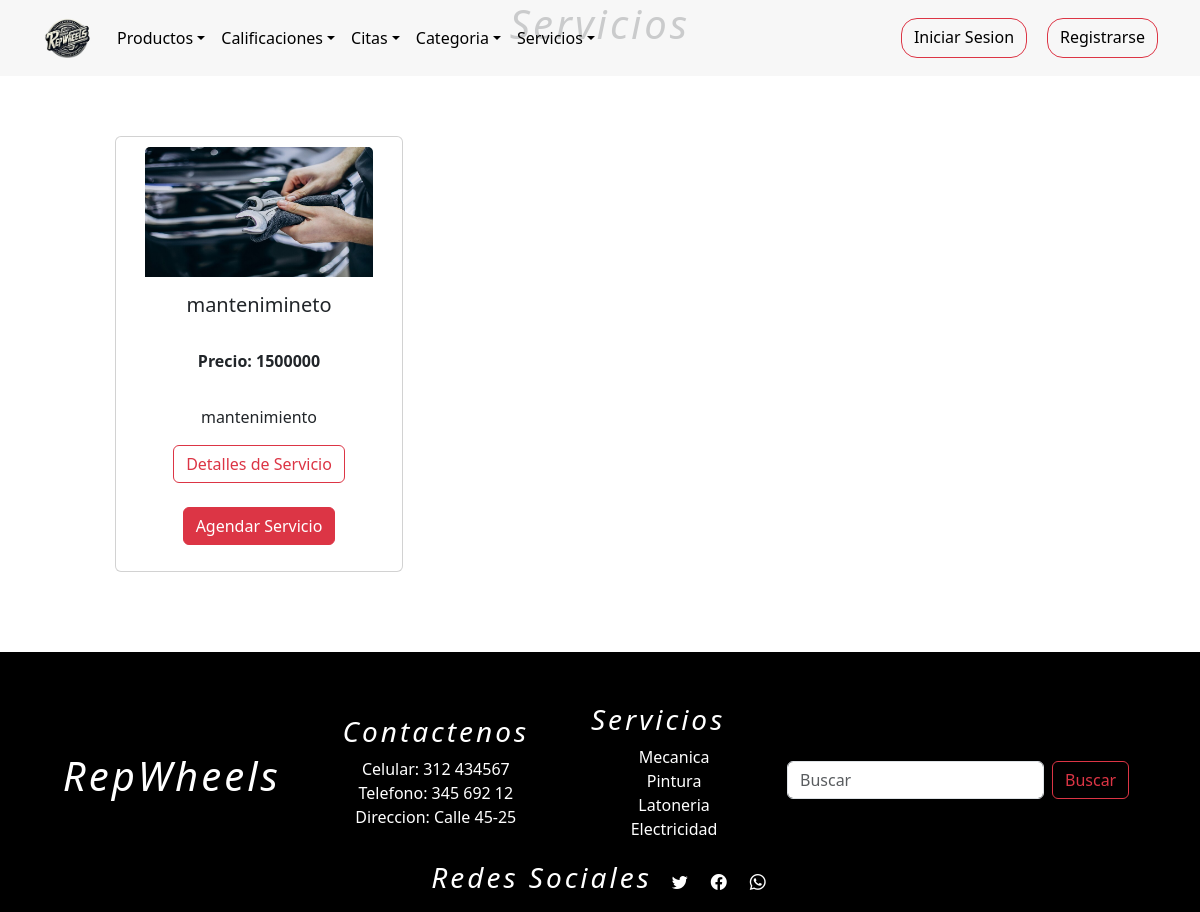
Screenshot of /servicios with the database file from the repository.
### tienda/models.py (models this page shows, shortened)
class Servicios(models.Model):
    nombre=models.CharField(max_length=254)
    descripcion_servicio = models.TextField()
    foto = models.ImageField(upload_to="fotos_servicios/", default="fotos_servicios/servicio.jpg")
    precio = models.IntegerField(null=False,blank=False,default=100000)

### tienda/views.py (the view)
# urls.py: path('servicios',views.servicio,name='servicios'),
def servicio(request):
    q = Servicios.objects.all()
    p = Promociones.objects.all()
    context = {"data":q , 'promociones' : p}
    return render(request, "tienda/servicios/servicio.html",context)

### tienda/templates/tienda/servicios/servicio.html (shortened to what this page needs)
{% extends 'tienda/base.html' %}
{% load static %}
{% block contenedor %}
      <main>
        <section style="background-color: black;">
            <div id="carouselServicios" class="carousel slide" style="max-width: 100%; height: 10">
              <button class="carousel-control-prev" type="button" data-bs-target="#carouselServicios" data-bs-slide="prev">
                <span class="carousel-control-prev-icon" aria-hidden="true"></span>
              </button>
              <button class="carousel-control-next" type="button" data-bs-target="#carouselServicios" data-bs-slide="next">
                <span class="carousel-control-next-icon" ariahidden="true"></span>
              </button>
            </div>
          </section>
          <section class="servicios">
            <h1>Servicios</h1>
            <div>
              <div class="product">
                  {% if data %}
                      {% for p in data %}
                              <div class="card align-items-center text-center p-10 "  style="width: 18rem; padding: 10px;">
                                <img src="{{ p.foto.url }}" class="card-img-top" alt="{{ p.nombre }}" style="width:86%; height: 130px;" >
                                <div class="card-body">
                                  <h5 class="card-title">{{ p.nombre }}</h5>
                                  <p class="card-text"><br> <strong>Precio: {{ p.precio }}</strong></p>
                                </div>
                                <div>
                                  <div class="card-body">
                                    <p class="card-text">{{ p.descripcion_servicio }} </p>
                                    <a onclick="info({{ p.id }})" class="btn btn-outline-danger" data-bs-toggle="modal" data-bs-target="#details">Detalles de Servicio</a> <br><br>
                                    <a href="{% url 'citas' %}" class="btn btn-danger">Agendar Servicio</a>
                                  </div>
                                </div>
                              </div>
                      {% endfor %}
                  {% else %}
                      <h1>No hay servicios agregados</h1>
                  {% endif %}
              </div>
          </div>
          </section>
      </main>
{% endblock %}

### tienda/static/tienda/css/landing.css (style rules this page uses)
section { background-color: rgb(255, 255, 255); height: 100%; }
a { text-decoration: none; color: white; }
h1 { text-align: center; }
footer h3,h1 { text-align: center; font-style: italic; letter-spacing: 3px; }
.servicios { height: 100%; border: none; }
.product { display: grid; grid-template-columns: repeat(3,350px); row-gap:50px; margin-left: 80px; align-content: center; justify-content: center; padding: 80px ; }

### rows the page displays
Servicios: foto (picture), nombre "mantenimineto", precio "1500000", descripcion_servicio "mantenimiento"
